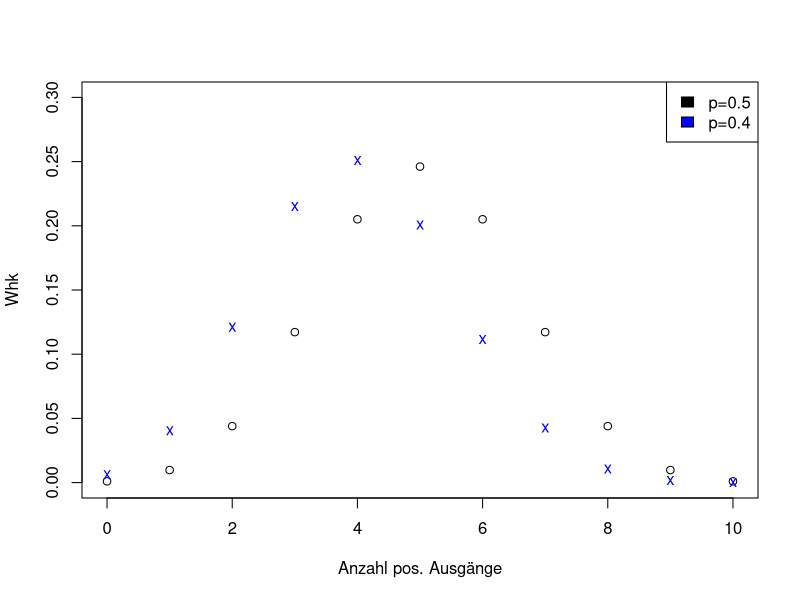
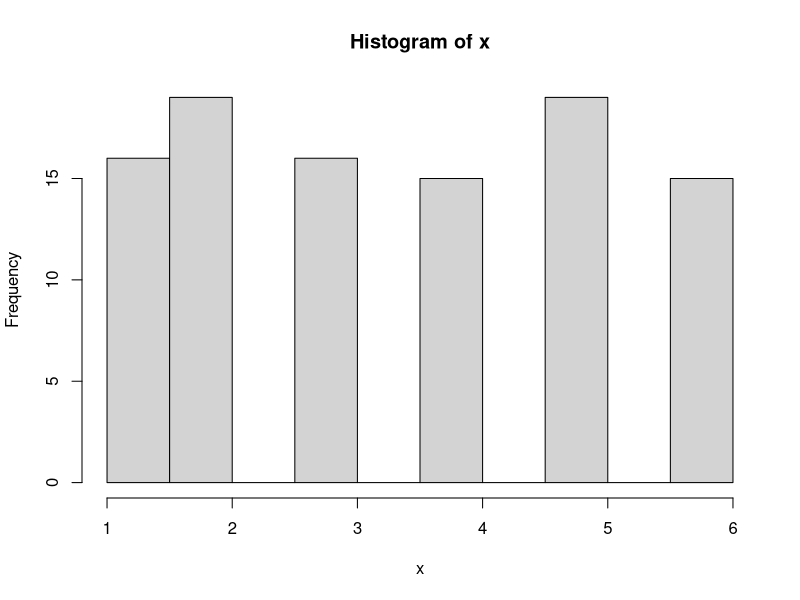
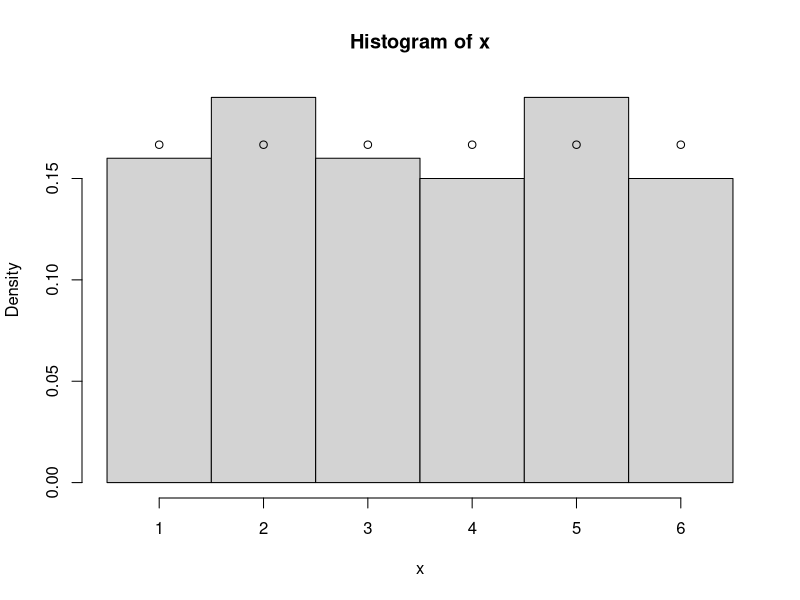
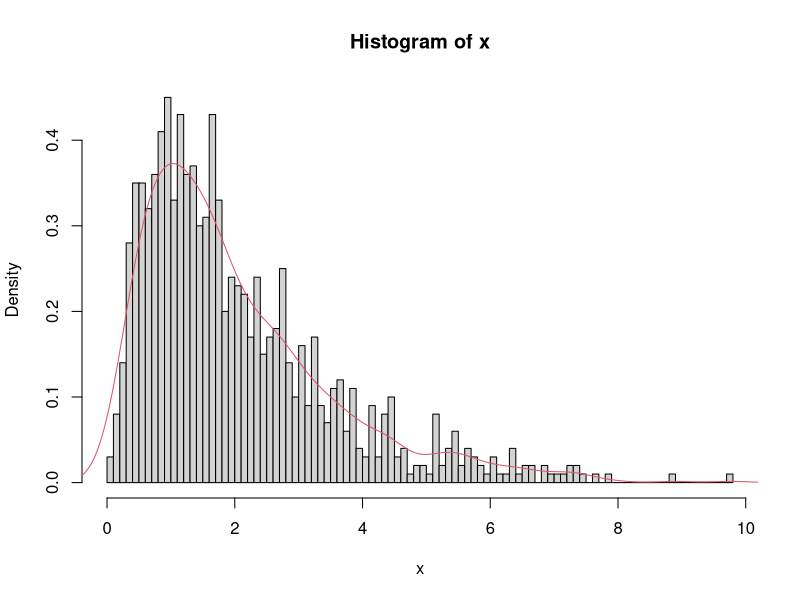
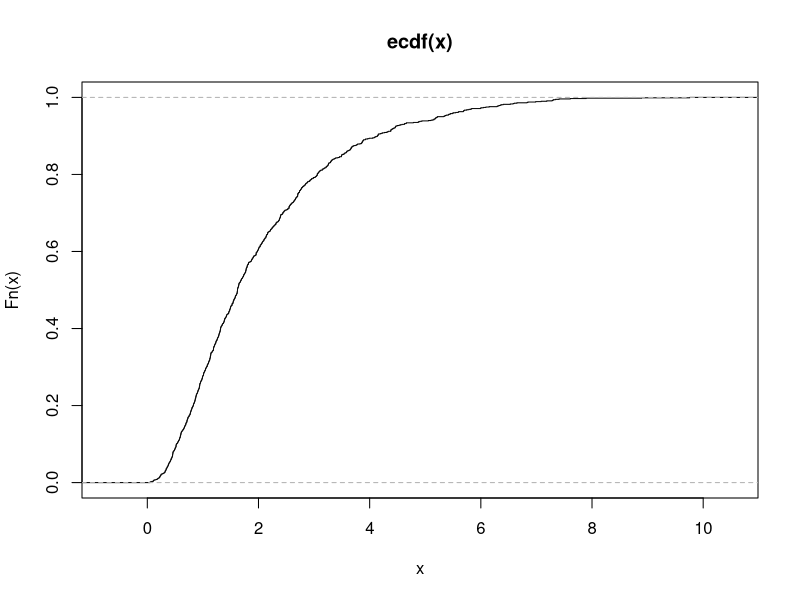
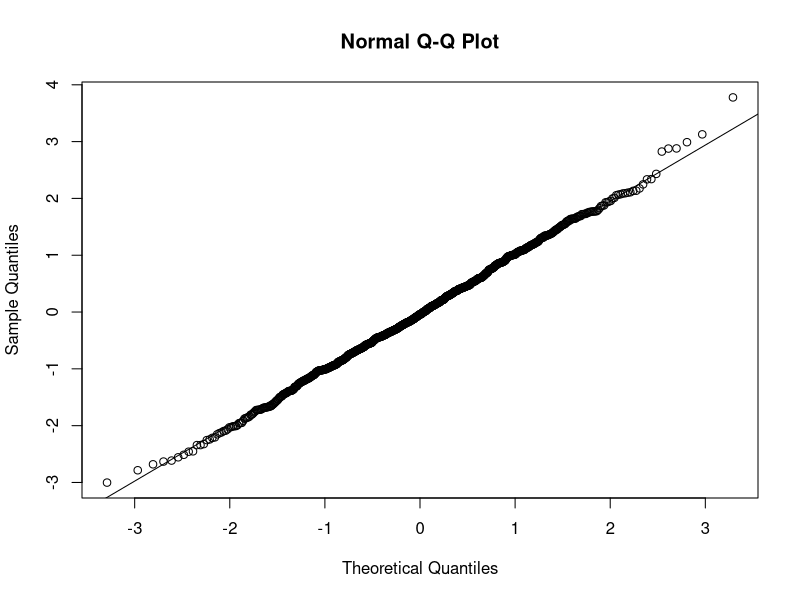

Reproduce these figures in R, in order.
# VL 3 Plotting in R:

	# high-level -> erzeugen neue Figure/Grafik
	
	# low-level -> erweitern bestehende Figure


means <- colMeans(iris[,1:4])

means <- rep(3,length(means))

# barPlot
# las=2 param achsen beschriftung vertikal schreiben 
# margin


# Wahrscheinlichkeitsverteilungen in R
# d - dichte
# p - wert der cdf

# r - zufälligen Wert aus verteilung ziehen
N <- 10
x <- 0:N
plot(x, dbinom(x, size=N, prob=0.5), xlab="Anzahl pos. Ausgänge", ylab="Whk", ylim=c(0,0.3))
# man muss ylim setzen, da wenn wir weitere points s. u. reinplotten würden 
# ylim nicht angepasst wird
# ggplot kann das 



points(x, dbinom(x, size=N, prob=0.4), col="blue", pch="x")

legend(legend=c("p=0.5", "p=0.4"), col=c("black", "blue"), fill = c("black", "blue"), x="topright")


# Expressionsdaten
# Microarray-Daten
#   Index: ist Sondenset auf Microarray, steht für best. Gen !?
#     - für jedes Gen 

# Problem: zu viele Daten für Visualsisierung (wir plotten keine Verteilung)
#   -> nimm nur erste 10 Gene

# Plot Räder (margin) nach innen/außen setzen
#   mai -> Einheit Inches
#   mar - interne R Einheit



x <- sample(x=6, size=100, replace=TRUE)
hist(x) # Balken-Zentren bei wenigen diskreten Balken nicht gut :(

# Balken-Zentren genau über 1 bis 6 setzen
hist(x, prob=TRUE, breaks=seq(0.5,6.5,1))

# erwartete Häufigk. darüber plotten
points(1:6, rep(1/6,6))




# Density-Plots
# glättet diskrete Werte
# lügt aber Daten hinzu
x <- rgamma(n=1000, shape=2)
hist(x, 100, probability=TRUE)
lines(density(x), col=2)


# ECDF:
# - einfacher vergleich zwischen Verteilungen (fkt. nicht immer)
plot(ecdf(x))


# Boxplots
#   - Werte sortiert u.Quartile (3) dargest., a-Quantil q_a = a% der Daten <= q_a


# Whisker:
# IQR - Abstand 1. 3. Quartil
# upper whisker = min(max(x), Q_3 + 1.5 * IQR)
# lower whisker = max(min(x), Q_1 – 1.5 * IQR) 


# QQ-Plot
# - besserer Vergl. zwischen 2 Verteilungen
# - Quantile gegeneinander plotten

# QQ-Plot Verteilung gegen Normalverteilung
x <- rnorm(1000)
qqnorm(x)
qqline(x) # Winkelhalbierende
# wenn Pkt. ungefähr auf dieser liegen sind Daten NV


# hierarchisches Clustern
# single-linkage (min-Abstand) 
#   Problem: Chanining:
#   


# Abspeichern von Plots:
# 
# -> versch. Dateitypen
# wann sinnvoll: 
# - bei mehreren Plots
# - für automatisiertes Abspeichern

# Devices



# Bemerkungen:
# Vordef. Farben in R 
# - es gibt nur 8 Stück, col=9 ist gleich col=1

# par() - setzt Parameter für alle künftigen Plots
